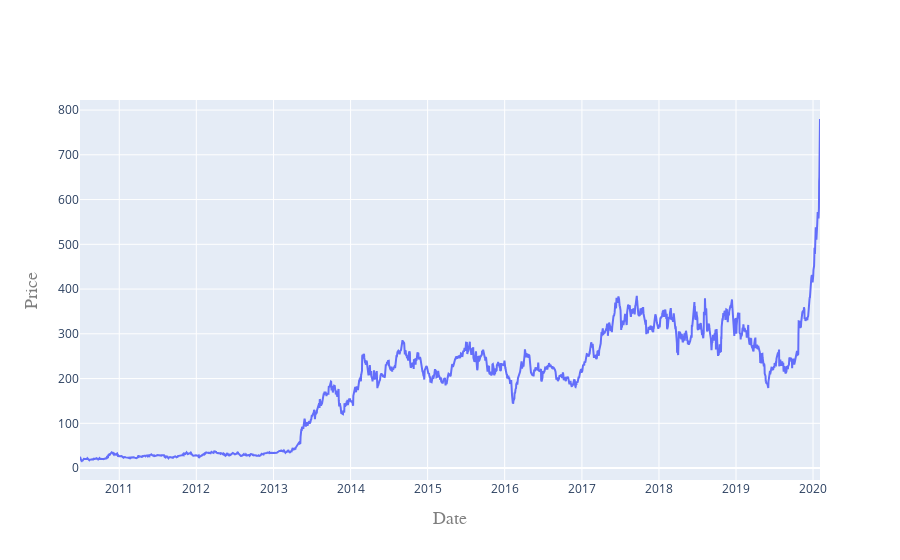

Notebook code cell kept with this figure:
### Code cell
#plot(plot)  #plotting offline
iplot(plot)

### Figure 1 — Plotly figure (JSON) as saved in the notebook; plotly's stock layout.template omitted (floating-point values rounded to 4 significant figures; data arrays with more than 128 entries replaced by an {"elided": "..."} marker saying what was removed)
{"data": [{"type": "scatter", "x": {"elided": "2416 str values"}, "y": {"elided": "2416 float values"}}], "layout": {"xaxis": {"title": {"font": {"color": "#7f7f7f", "family": "Courier New,monospace", "size": 18}, "text": "Date"}}, "yaxis": {"title": {"font": {"color": "#7f7f7f", "family": "Courier New,monospace", "size": 18}, "text": "Price"}}}}
